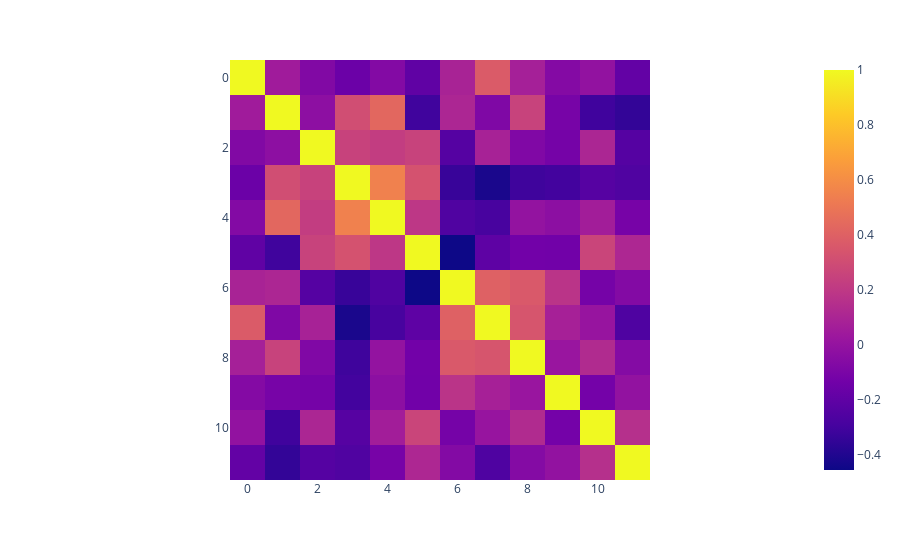

Notebook source saved alongside this figure:
### Code cell
# get cosine similarity between each pair of matrices in the embedding matrix
from sklearn.metrics.pairwise import cosine_similarity
px.imshow(cosine_similarity(classifier.transformer.pos_embed.W_pos.detach()))

### Figure 1 — Plotly figure (JSON) as saved in the notebook; plotly's stock layout.template omitted (floating-point values rounded to 4 significant figures; data arrays with more than 128 entries replaced by an {"elided": "..."} marker saying what was removed)
{"data": [{"coloraxis": "coloraxis", "hovertemplate": "x: %{x}<br>y: %{y}<br>color: %{z}<extra></extra>", "name": "0", "type": "heatmap", "xaxis": "x", "yaxis": "y", "z": {"elided": "12x12 float values"}}], "layout": {"coloraxis": {"colorscale": [[0, "#0d0887"], [0.1111, "#46039f"], [0.2222, "#7201a8"], [0.3333, "#9c179e"], [0.4444, "#bd3786"], [0.5556, "#d8576b"], [0.6667, "#ed7953"], [0.7778, "#fb9f3a"], [0.8889, "#fdca26"], [1, "#f0f921"]]}, "margin": {"t": 60}, "xaxis": {"anchor": "y", "constrain": "domain", "domain": [0, 1], "scaleanchor": "y"}, "yaxis": {"anchor": "x", "autorange": "reversed", "constrain": "domain", "domain": [0, 1]}}}
